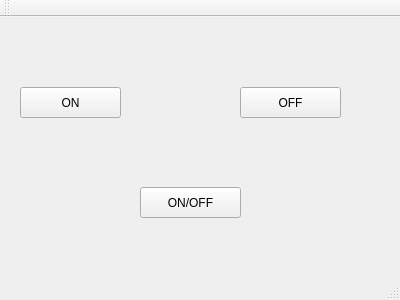
<?xml version="1.0" encoding="UTF-8"?>
<ui version="4.0">
 <class>MainWindow</class>
 <widget class="QMainWindow" name="MainWindow">
  <property name="geometry">
   <rect>
    <x>0</x>
    <y>0</y>
    <width>400</width>
    <height>300</height>
   </rect>
  </property>
  <property name="windowTitle">
   <string>MainWindow</string>
  </property>
  <widget class="QWidget" name="centralWidget">
   <widget class="QPushButton" name="on">
    <property name="geometry">
     <rect>
      <x>20</x>
      <y>70</y>
      <width>101</width>
      <height>31</height>
     </rect>
    </property>
    <property name="text">
     <string>ON</string>
    </property>
   </widget>
   <widget class="QPushButton" name="off">
    <property name="geometry">
     <rect>
      <x>240</x>
      <y>70</y>
      <width>101</width>
      <height>31</height>
     </rect>
    </property>
    <property name="text">
     <string>OFF</string>
    </property>
   </widget>
   <widget class="QPushButton" name="onoff">
    <property name="geometry">
     <rect>
      <x>140</x>
      <y>170</y>
      <width>101</width>
      <height>31</height>
     </rect>
    </property>
    <property name="text">
     <string>ON/OFF</string>
    </property>
   </widget>
  </widget>
  <widget class="QMenuBar" name="menuBar">
   <property name="geometry">
    <rect>
     <x>0</x>
     <y>0</y>
     <width>400</width>
     <height>27</height>
    </rect>
   </property>
  </widget>
  <widget class="QToolBar" name="mainToolBar">
   <attribute name="toolBarArea">
    <enum>TopToolBarArea</enum>
   </attribute>
   <attribute name="toolBarBreak">
    <bool>false</bool>
   </attribute>
  </widget>
  <widget class="QStatusBar" name="statusBar"/>
 </widget>
 <layoutdefault spacing="6" margin="11"/>
 <resources/>
 <connections/>
</ui>
